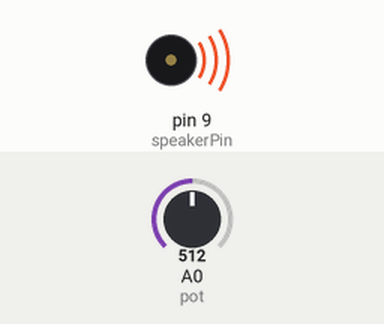
A sketch run on a simulated Arduino Uno, built with avr-gcc and run on an emulated ATmega328P. On the bench: buzzer (waves = sounding). Inputs (shaded band) come from the test bench; at power-on: A0 (pot) = 512.

Above: at 1.2 s.
1.3 s: A0 (pot) set to 0
At 1.7 s:
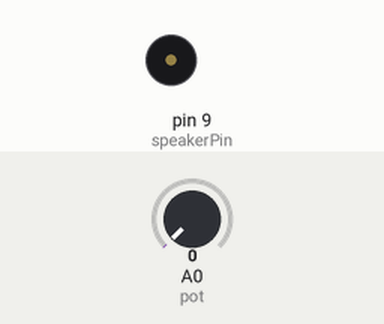
2.8 s: A0 (pot) set to 122
At 4.0 s:
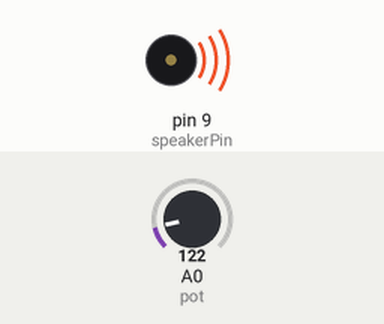
Timing chart, 0 to 5.8 s (numbered marks = the images above; inputs shaded):
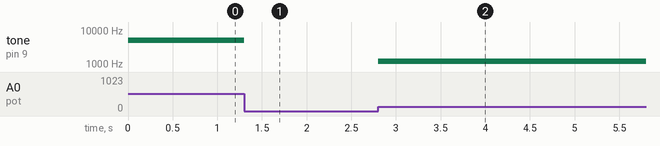

Measured:
- after the input at 1.3 s, tone on pin 9 (speakerPin): 5004 Hz → silent at once
- after the input at 2.8 s, tone on pin 9 (speakerPin): silent → 1192 Hz at once

The sketch:

Pseudo_theremin_map.ino
```cpp
int speakerPin = 9;
int pot = A0;


void setup() {
  // put your setup code here, to run once:

}

void loop() {
  // put your main code here, to run repeatedly:
 int reading = analogRead(pot);
 int pitch;
  pitch = map(reading, 0,1023,0,10000);
  tone(speakerPin, pitch);
  delay(1);
}
```
